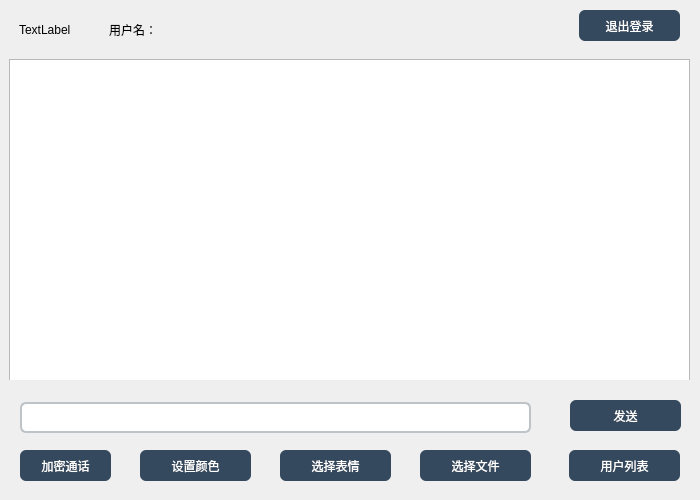
<?xml version="1.0" encoding="UTF-8"?>
<ui version="4.0">
 <class>MainWindow</class>
 <widget class="QMainWindow" name="MainWindow">
  <property name="geometry">
   <rect>
    <x>0</x>
    <y>0</y>
    <width>700</width>
    <height>500</height>
   </rect>
  </property>
  <property name="minimumSize">
   <size>
    <width>700</width>
    <height>500</height>
   </size>
  </property>
  <property name="maximumSize">
   <size>
    <width>700</width>
    <height>500</height>
   </size>
  </property>
  <property name="windowTitle">
   <string>MainWindow</string>
  </property>
  <widget class="QWidget" name="centralwidget">
   <widget class="QWidget" name="widget" native="true">
    <property name="geometry">
     <rect>
      <x>-1</x>
      <y>-1</y>
      <width>701</width>
      <height>381</height>
     </rect>
    </property>
    <widget class="QLabel" name="user">
     <property name="geometry">
      <rect>
       <x>110</x>
       <y>10</y>
       <width>101</width>
       <height>41</height>
      </rect>
     </property>
     <property name="text">
      <string>用户名：</string>
     </property>
    </widget>
    <widget class="QTextEdit" name="information">
     <property name="geometry">
      <rect>
       <x>10</x>
       <y>60</y>
       <width>681</width>
       <height>331</height>
      </rect>
     </property>
    </widget>
    <widget class="QLabel" name="name">
     <property name="geometry">
      <rect>
       <x>20</x>
       <y>10</y>
       <width>54</width>
       <height>41</height>
      </rect>
     </property>
     <property name="text">
      <string>TextLabel</string>
     </property>
    </widget>
   </widget>
   <widget class="QPushButton" name="btn_color">
    <property name="geometry">
     <rect>
      <x>140</x>
      <y>450</y>
      <width>111</width>
      <height>31</height>
     </rect>
    </property>
    <property name="styleSheet">
     <string notr="true">QPushButton{ border-radius: 6;color: white;background-color: #34495e;}
QPushButton:pressed{ border-radius: 6;color: white;background-color: #517382;}
</string>
    </property>
    <property name="text">
     <string>设置颜色</string>
    </property>
   </widget>
   <widget class="QPushButton" name="btn_emoij">
    <property name="geometry">
     <rect>
      <x>280</x>
      <y>450</y>
      <width>111</width>
      <height>31</height>
     </rect>
    </property>
    <property name="styleSheet">
     <string notr="true">QPushButton{ border-radius: 6;color: white;background-color: #34495e;}
QPushButton:pressed{ border-radius: 6;color: white;background-color: #517382;}
</string>
    </property>
    <property name="text">
     <string>选择表情</string>
    </property>
   </widget>
   <widget class="QPushButton" name="btn_file">
    <property name="geometry">
     <rect>
      <x>420</x>
      <y>450</y>
      <width>111</width>
      <height>31</height>
     </rect>
    </property>
    <property name="styleSheet">
     <string notr="true">QPushButton{ border-radius: 6;color: white;background-color: #34495e;}
QPushButton:pressed{ border-radius: 6;color: white;background-color: #517382;}
</string>
    </property>
    <property name="text">
     <string>选择文件</string>
    </property>
   </widget>
   <widget class="QPushButton" name="btn_echo">
    <property name="geometry">
     <rect>
      <x>20</x>
      <y>450</y>
      <width>91</width>
      <height>31</height>
     </rect>
    </property>
    <property name="styleSheet">
     <string notr="true">QPushButton{ border-radius: 6;color: white;background-color: #34495e;}
QPushButton:pressed{ border-radius: 6;color: white;background-color: #517382;}
</string>
    </property>
    <property name="text">
     <string>加密通话</string>
    </property>
   </widget>
   <widget class="QPushButton" name="pushButton">
    <property name="geometry">
     <rect>
      <x>569</x>
      <y>450</y>
      <width>111</width>
      <height>31</height>
     </rect>
    </property>
    <property name="styleSheet">
     <string notr="true">QPushButton{ border-radius: 6;color: white;background-color: #34495e;}
QPushButton:pressed{ border-radius: 6;color: white;background-color: #517382;}
</string>
    </property>
    <property name="text">
     <string>用户列表</string>
    </property>
   </widget>
   <widget class="QPushButton" name="btn_exit">
    <property name="geometry">
     <rect>
      <x>579</x>
      <y>10</y>
      <width>101</width>
      <height>31</height>
     </rect>
    </property>
    <property name="styleSheet">
     <string notr="true">QPushButton{ border-radius: 6;color: white;background-color: #34495e;}
QPushButton:pressed{ border-radius: 6;color: white;background-color: #517382;}
</string>
    </property>
    <property name="text">
     <string>退出登录</string>
    </property>
   </widget>
   <widget class="QPushButton" name="btn_sent">
    <property name="geometry">
     <rect>
      <x>570</x>
      <y>400</y>
      <width>111</width>
      <height>31</height>
     </rect>
    </property>
    <property name="styleSheet">
     <string notr="true">QPushButton{ border-radius: 6;color: white;background-color: #34495e;}
QPushButton:pressed{ border-radius: 6;color: white;background-color: #517382;}
</string>
    </property>
    <property name="text">
     <string>发送</string>
    </property>
   </widget>
   <widget class="QLineEdit" name="input">
    <property name="geometry">
     <rect>
      <x>20</x>
      <y>402</y>
      <width>511</width>
      <height>31</height>
     </rect>
    </property>
    <property name="styleSheet">
     <string notr="true">QLineEdit{border-radius: 6;border: 2px solid #bdc3c7;height:22;}</string>
    </property>
   </widget>
  </widget>
 </widget>
 <resources/>
 <connections/>
</ui>
